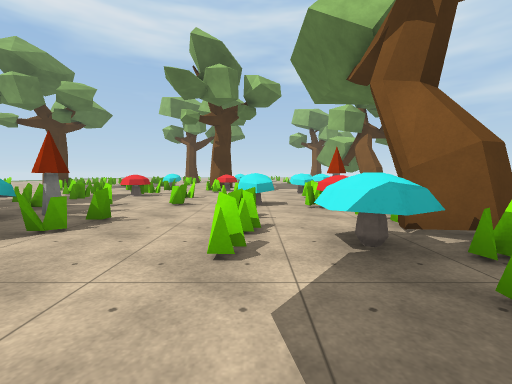
view 1 (above)

14 first-person views from a walk through a scene from a Unity 3-D project. The camera is 1.3 m above the floor, tilts 4° down and sees 90° across. The floor is counted in squares, 2 m on a side. Each view is taken from the middle of a square. On the plan, view 1 faces up. The plan holds only what a view shows up to about 9 squares ahead; the rest is blank. The place goes on beyond the plan. Some animated figures are not drawn. Some surface patterns are stand-ins.

view 2
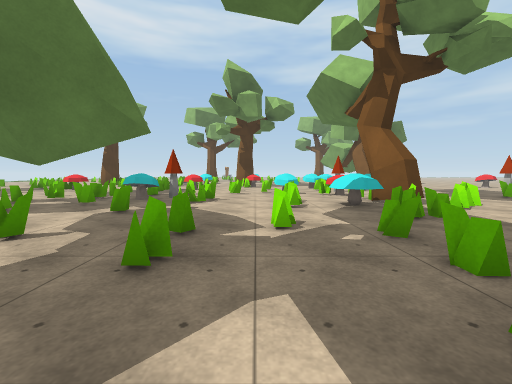

view 3
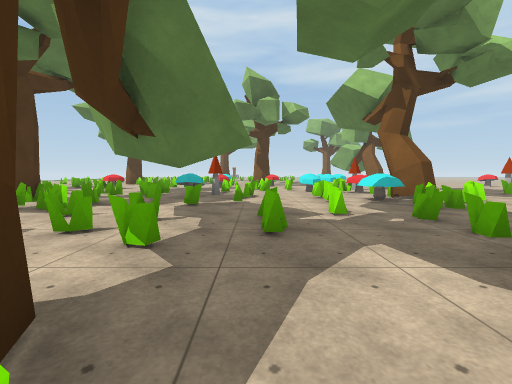

view 4
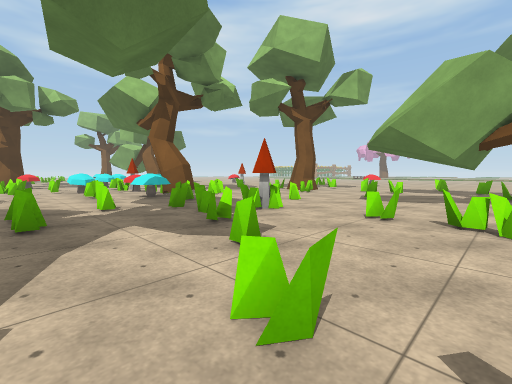

view 5
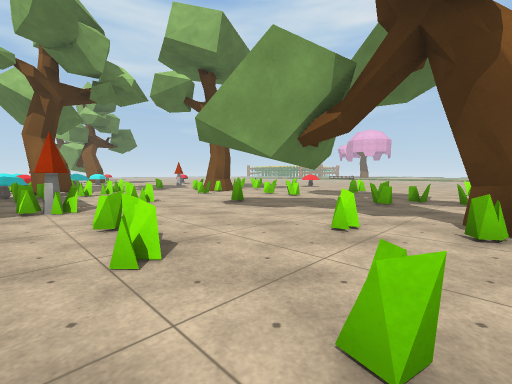

view 6
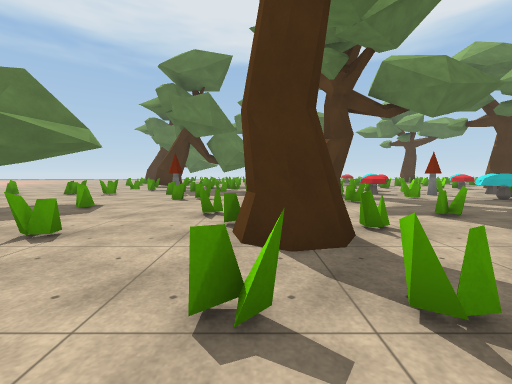

view 7
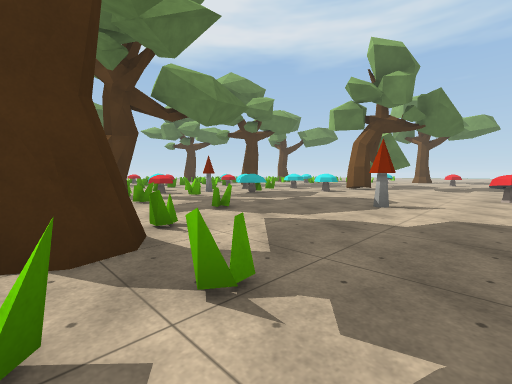

view 8
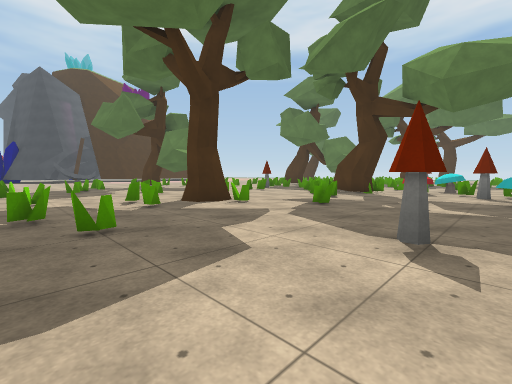

view 9
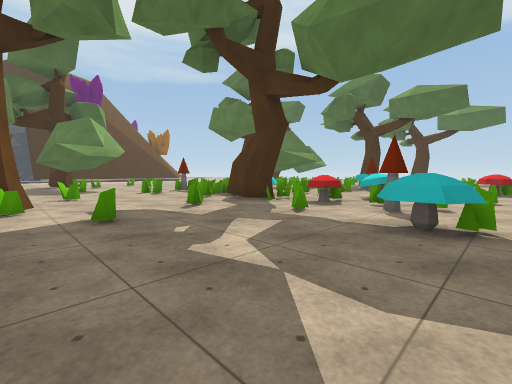

view 10
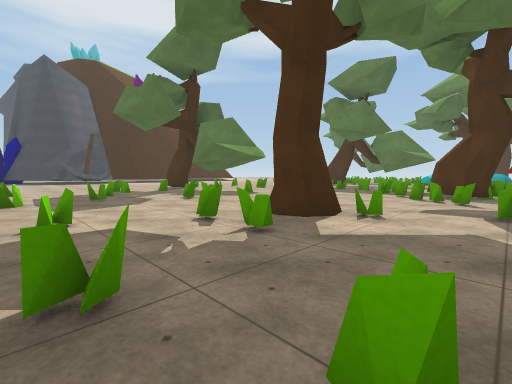

view 11
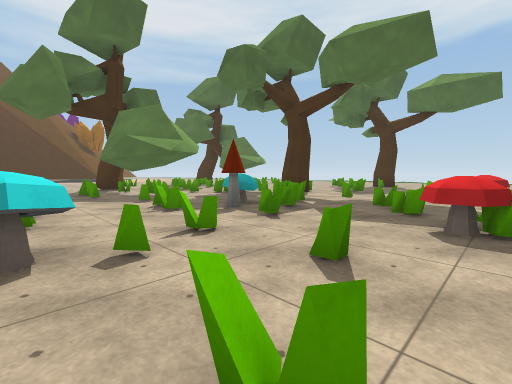

view 12
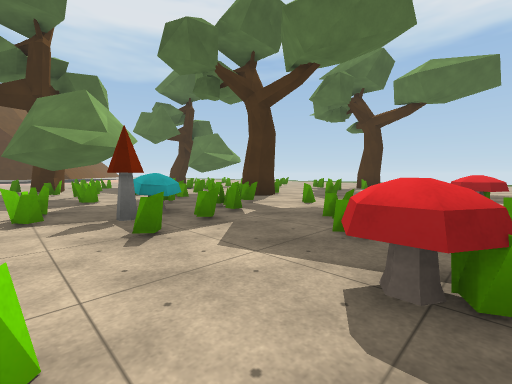

view 13
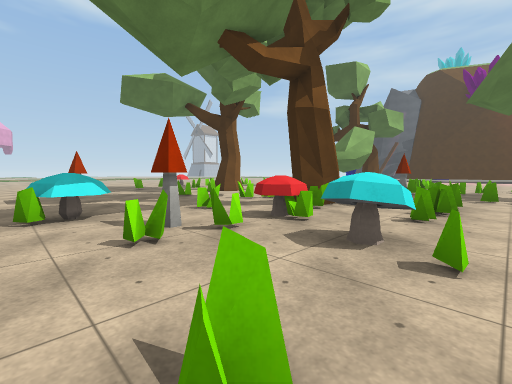

view 14
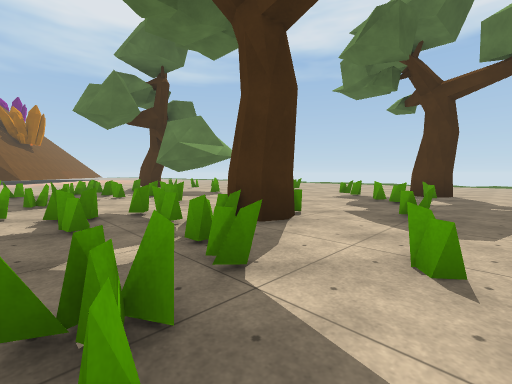

### Floor plan
Key: @ floor where view 1 was taken; # wall or solid block; . floor; = window, fence, low wall or low ledge; M mushroom; T tree; O other object.
Columns run from 16 left of view 1 to 11 right of it. Each row starts with its distance up from view 1.
  8      ..M  =.M.....O=.......
  7          ..=..=..=..M.......
  6         =.=...==.=M.....M...
  5 .........=..==..M=#=........
  4 .......=..==MM..==T...=...=.
  3   T.==....==..=.=#T.=......=
  2   .=....T#....=.=###...T.=..
  1   =...  ..=..=...==....#.=..
  0     =  .=..=.#==@=#=..=....=
 -1        .....#T=..=#=...=....
 -2       =.=.......=.M..=.=....
 -3         .=== #..=........=.=
 -4         ...= T.=..=..#...=..
 -5          =.   . ..=....=....
 -6                  ...=...=..=
 -7                  .=.##
 -8                      T

Where each view was taken, in squares from view 1:
view 1: 0 up, 0 right, facing up
view 2: 3 down, 1 left, facing up
view 3: 4 down, 2 left, facing up
view 4: 5 down, 2 left, facing up-right
view 5: 7 down, 1 right, facing up-right
view 6: 1 up, 10 right, facing left
view 7: 1 up, 10 right, facing up-left
view 8: 7 up, 11 right, facing down-left
view 9: 8 up, 7 right, facing down-left
view 10: 4 up, 11 right, facing down-left
view 11: 8 up, 0 right, facing down-left
view 12: 8 up, 2 left, facing down-left
view 13: 8 up, 1 left, facing down-right
view 14: 5 up, 5 left, facing down-left
